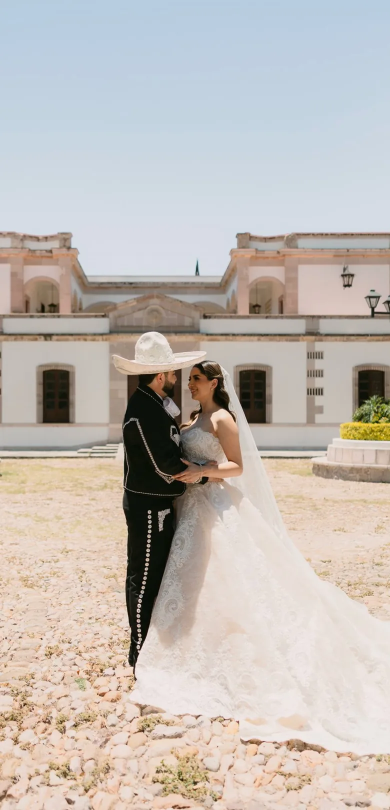
#> input picture aldo-adame/img/hero/hero-m.webp, 780 x 1620 px (shown at 1/2 size)
$ python -i imagenes.py   (imports and definitions only)
#> lines starting #> are read from the running program, lines starting #| are printed output that depends on the picture
#!/usr/bin/env python3
"""Pizza y Fuego: arma todas las imágenes de la página desde research/fotos (reales).
Las chicas de DiDi y el salón pasan antes por Real-ESRGAN x4 (carpeta X4, ver PENDIENTES/INDICE).
Uso: python3 gen/imagenes.py <carpeta_x4>
Comida: sin grading (solo nitidez suave). Salón: un poco más oscuro y cálido (la foto original está sobreexpuesta)."""
import os, sys
from PIL import Image, ImageOps, ImageFilter, ImageEnhance, ImageDraw

HERE = os.path.dirname(os.path.abspath(__file__))
ROOT = os.path.dirname(HERE)
SRC = os.path.join(ROOT, 'research', 'fotos')
X4 = sys.argv[1] if len(sys.argv) > 1 else os.path.join(HERE, 'x4')
IMG = os.path.join(ROOT, 'img')


def src(n):
    for f in os.listdir(SRC):
        if f.startswith(n + '-'):
            return os.path.join(SRC, f)
    raise SystemExit('falta ' + n)


def x4(n):
#> `at = Image.new('RGB', (180, 180), (255, 255, 255))`: at: PIL image 180x180 RGB; every value is 255
#> further down, picture is the input picture: PIL image 780x1620 RGB; mean R, G, B 193.5, 186.5, 180.7
    for f in os.listdir(X4):
        if f.startswith(n + '-'):
            return os.path.join(X4, f)
    return src(n)


def openrgb(p):
    return ImageOps.exif_transpose(Image.open(p)).convert('RGB')


def crop_ar(im, ar, cx=.5, cy=.5, zoom=1.0):
    """Recorte con proporción ar (ancho/alto) centrado en (cx, cy); zoom > 1 acerca."""
    w, h = im.size
    if w / h > ar:
        ch = h / zoom; cw = ch * ar
    else:
        cw = w / zoom; ch = cw / ar
    x = min(max(cx * w - cw / 2, 0), w - cw)
    y = min(max(cy * h - ch / 2, 0), h - ch)
    return im.crop((round(x), round(y), round(x + cw), round(y + ch)))


def fin(im, size, sharp=True):
    im = im.resize(size, Image.LANCZOS)
    if sharp:
        im = im.filter(ImageFilter.UnsharpMask(radius=1.2, percent=45, threshold=2))
    return im


def save(im, rel, q=80):
    p = os.path.join(IMG, rel)
    os.makedirs(os.path.dirname(p), exist_ok=True)
    if rel.endswith('.jpg'):
        im.save(p, quality=q, optimize=True, progressive=True)
    elif rel.endswith('.png'):
        im.save(p, optimize=True)
    else:
        im.save(p, 'WEBP', quality=q, method=6)
    print(rel, im.size, os.path.getsize(p) // 1024, 'KB')


def warm_dark(im, bright=.86, sat=1.08):
#> called with bright = 0.86, sat = 1.08
    im = ImageEnhance.Brightness(im).enhance(bright)
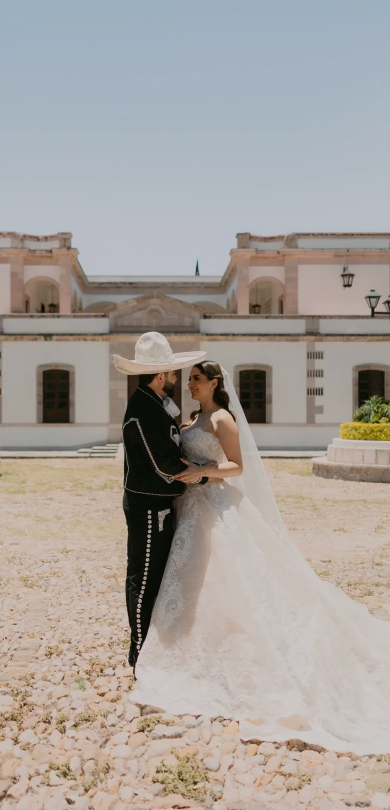
#> im: PIL image 780x1620 RGB (shown at 1/2 size); mean R, G, B 166, 159.9, 154.9
    im = ImageEnhance.Contrast(im).enhance(1.08)
    im = ImageEnhance.Color(im).enhance(sat)
    r, g, b = im.split()
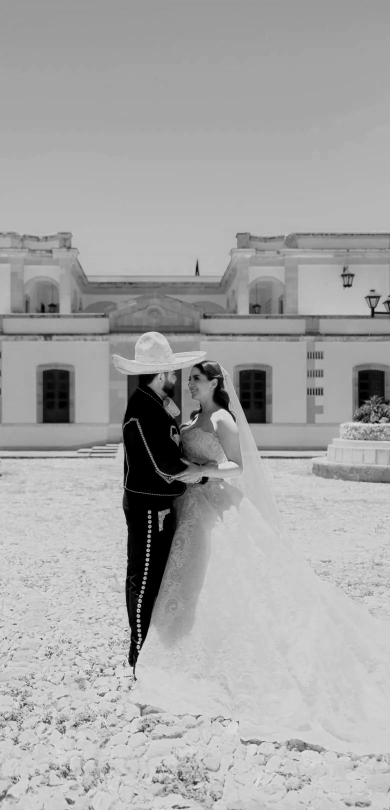
#> r: PIL image 780x1620 L (shown at 1/2 size); min 0, max 226, mean 165.9
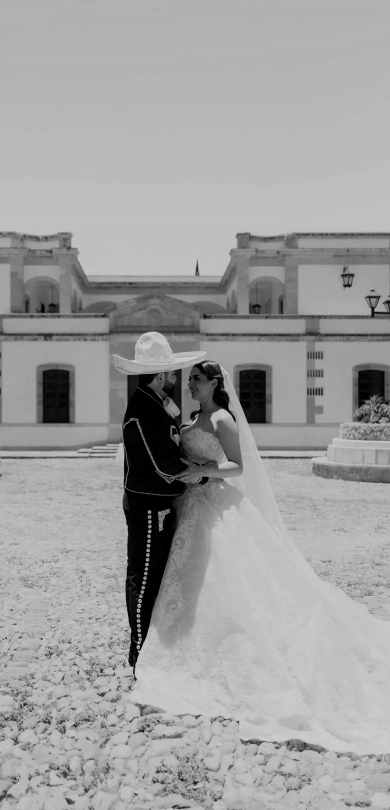
#> g: PIL image 780x1620 L (shown at 1/2 size); min 0, max 219, mean 158.7
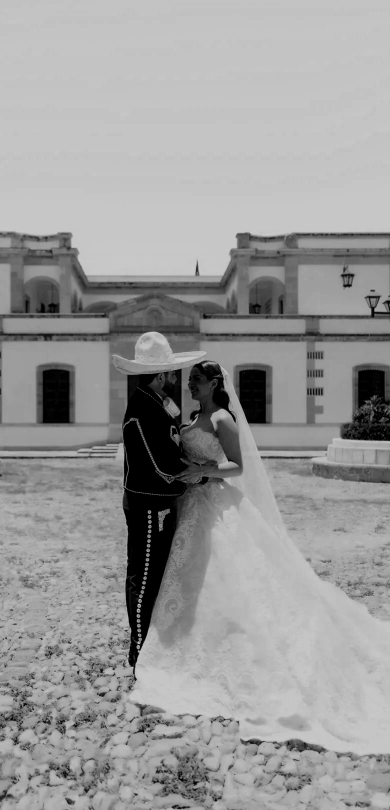
#> b: PIL image 780x1620 L (shown at 1/2 size); min 0, max 209, mean 153.1
    r = r.point(lambda v: min(255, int(v * 1.04)))
    b = b.point(lambda v: int(v * .93))
    return Image.merge('RGB', (r, g, b))


# ---------- Hero: pizza con pala (07) ----------
# [1 line that did not run here, left out]
# [3 lines not run here, left out]

# ---------- Cine: salón con horno de leña (05, x4) ----------
# [1 line that did not run here, left out]
# [1 line that did not run here, left out]
# [7 lines not run here, left out]

# ---------- Menú (fotos reales; las de DiDi mejoradas x4) ----------
MENU = {
    'hawaiana': ('20', .5, .5, 1.04),
    'mexicana': ('21', .5, .5, 1.04),
    'quattro-stagioni': ('22', .5, .5, 1.04),
    'brusquetas-miste': ('24', .5, .5, 1.04),
    'brusqueta-pomodoro': ('25', .5, .5, 1.04),
    'caprese': ('26', .5, .55, 1.08),
    'spaghetti-bolognese': ('27', .5, .5, 1.04),
    'fusilli-amatriciana': ('28', .5, .52, 1.04),
    'spaghetti-frutti-di-mare': ('29', .5, .5, 1.04),
    'spaghetti-zucchini': ('30', .5, .5, 1.04),
    'lasagna': ('13', .45, .5, 1.05),
}
# [12 lines not run here, left out]

# ---------- Galería "Lo que sale del horno" ----------
GAL = {'mesa-mantel': ('10', 4 / 3, .5, .6), 'rebanada': ('17', 3 / 4, .5, .5), 'carnes-frias': ('23', 1, .5, .5),
       'salsas': ('14', 4 / 3, .5, .5), 'entrada': ('06', 4 / 3, .55, .4)}
# [8 lines not run here, left out]
# [1 line that did not run here, left out]
# [5 lines not run here, left out]
# [1 line that did not run here, left out]
# [1 line that did not run here, left out]
# [1 line not run here, left out]
# [1 line that did not run here, left out]
# [1 line that did not run here, left out]
# [5 lines not run here, left out]
at = Image.new('RGB', (180, 180), (255, 255, 255))
# [2 lines not run here, left out]

>>> from PIL import Image
>>> picture = Image.open('../../aldo-adame/img/hero/hero-m.webp')
>>> result = warm_dark(picture)

$ run again, on algarabia-calvillo/img/ancha-960.webp
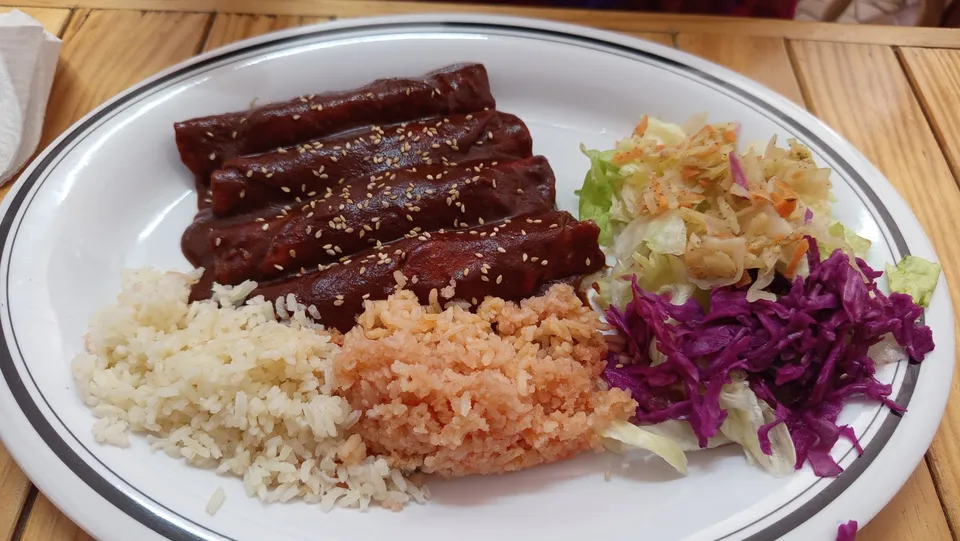
#> input picture algarabia-calvillo/img/ancha-960.webp, 960 x 541 px
#> at: PIL image 180x180 RGB; every value is 255
#> picture is the input picture: PIL image 960x541 RGB; mean R, G, B 157, 129.8, 117.6
#> in warm_dark, `r, g, b = im.split()`:
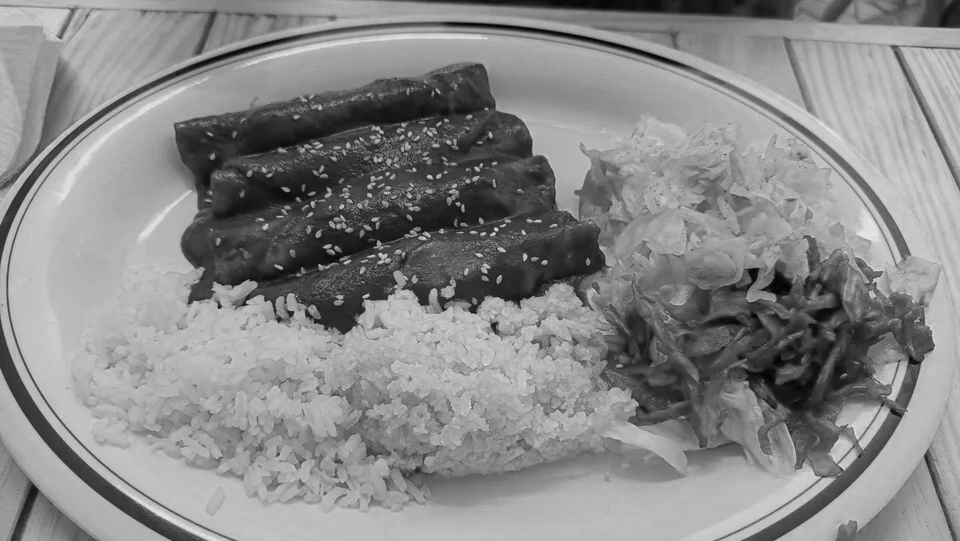
#> r: PIL image 960x541 L; min 0, max 228, mean 136.5
#> in warm_dark, `r, g, b = im.split()`:
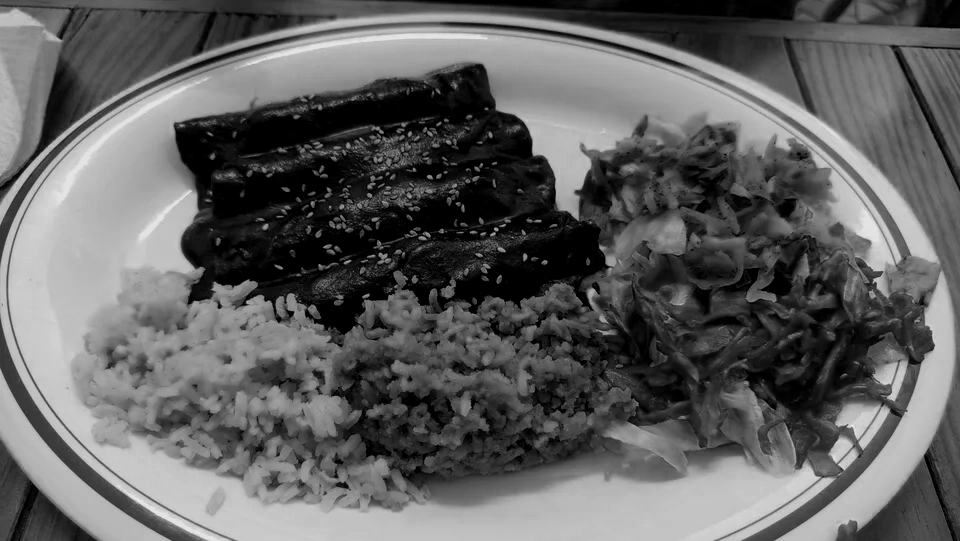
#> b: PIL image 960x541 L; min 0, max 228, mean 97.2
